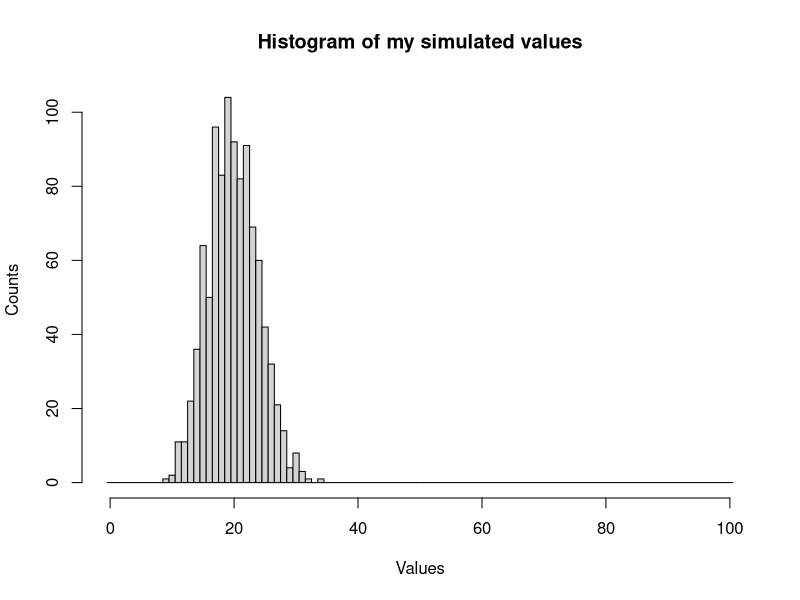
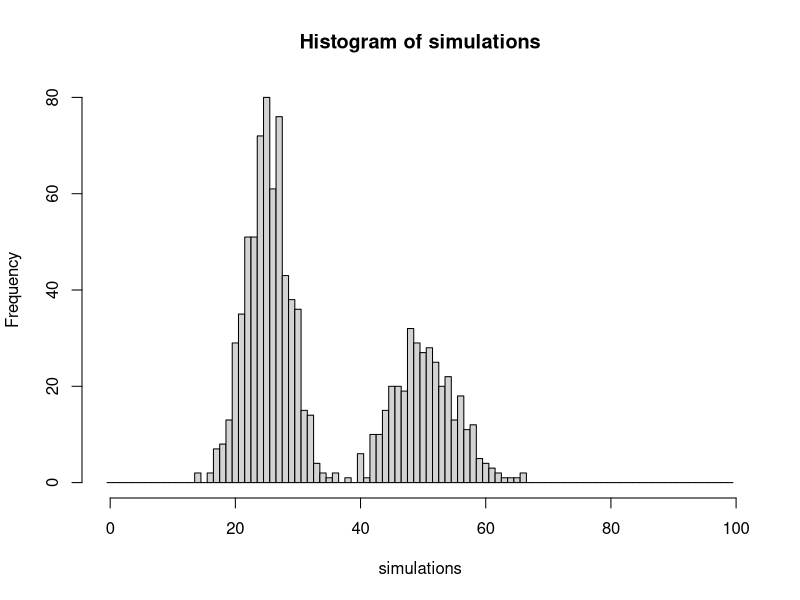

These figures' R source, in order:
# title: Quiz 3
# author: Amber 
# date: Sep 10, 2021


# Simulations
## Problem 1: Draw 100 simulated values from Bernoulli (p = 0.2). 
bernoulli = rbinom(100,size = 1, prob =0.2)
print(bernoulli)
## What is the proportion of "successes" in your simulated batch?
print(paste('sum=',sum(bernoulli)))
print(paste('Proportion of successes:',sum(bernoulli)/100))


## Problem 2. 
## Draw 1000 simulated values from Binomial(n=100, p=0.2). 
## Plot the histogram of your simulated values.
binomial = rbinom(1000,size = 100, prob = 0.2)
print(binomial)
hist(binomial,breaks = seq(-0.5,100.5,1),
     main="Histogram of my simulated values",
     xlab="Values",
     ylab="Counts")


## Problem 3. **(8 points)** 
# Consider the following two-step experiment. 
# First you draw a simulated value from a Bernoulli(p=1/3). 
# If the drawn value from the Bernoulli equals 0, then you draw a simulated value from Binomial(n=50,p=0.5). 
# On the other hand, if the drawn value from the Bernoulli equals $1$, then you draw a simulated value from 
# Binomial(100,0.5). 

# You should repeat the above two-step experiment $1000$ times and draw the histogram of the simulated values. 

nsim<-1000
simulations <-c()
for (i in 1:nsim){
  bernoulli = rbinom(1,size = 1, prob = 1/3)
  #print(bernoulli)
  if (bernoulli == 0 ) {
    binomial = rbinom(1,size = 50, prob = 0.5)
    #print(paste("binomial",binomial))
    }else{
    #if (bernoulli == 1){
    binomial = rbinom(1,size = 100, prob = 0.5)
    #print(paste("binomial",binomial))
    }
  simulations<-c(simulations,binomial)
  # print(simulations)
}

hist(simulations, breaks = seq(-0.5,100,1)) 


















